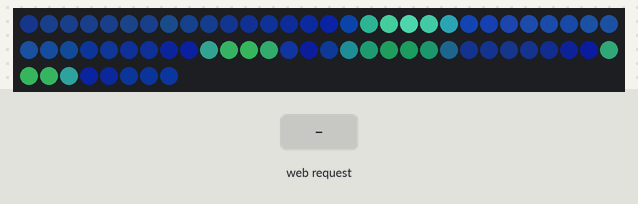
Recording of a program running on a simulated ESP8266 (NodeMCU). Parts: 68 RGB LEDs in strip order, left to right, continuing on the next row. The inputs (shaded band) are chosen by the test bench. Dim RGB values are drawn brighter than linear; WiFi joins after 1.5 s; servers stay silent unless stated; storage starts empty; what the program prints to the serial monitor is not drawn.

Above: at 2.7 s.
2.8 s: HTTP request GET /toggle received
At 3.27 s:
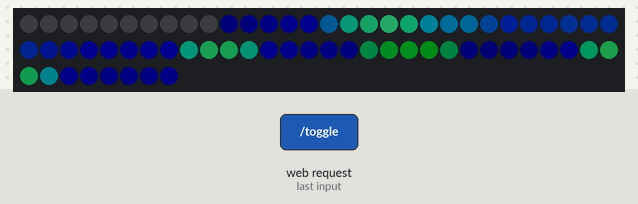
At 4.3 s:
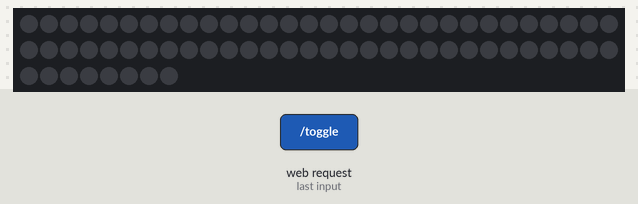
5.3 s: HTTP request GET /state received
Timing chart, 0 to 8.3 s (numbered marks = the images above; inputs shaded):
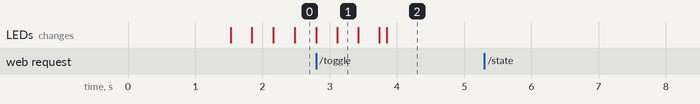

Measured:
- after the input at 2.8 s, the LEDs: first differ from a run without the input after 0.31 s (image 1)
- after the input at 5.3 s, every drawn part: stays the same

The program:

main.cpp
```cpp
#include <Arduino.h>
#include <ESP8266WiFi.h>
#include "ESPAsyncTCP.h"
#include <ESPAsyncWebServer.h>
#include <ArduinoJson.h>
#include <LittleFS.h>
#include "config.h"

#define FASTLED_ESP8266_NODEMCU_PIN_ORDER
#define FASTLED_ALLOW_INTERRUPTS 0
#include <FastLED.h>
FASTLED_USING_NAMESPACE

const char* SSID = MY_WIFI_SSID;
const char* PASSWORD = MY_WIFI_PASSWORD;

AsyncWebServer server(80);

#define NUM_LEDS 68 // How many leds in your strip?
#define DATA_PIN 2
#define MAX_POWER_MILLIAMPS 500
#define LED_TYPE WS2812B
#define COLOR_ORDER GRB

CRGB leds[NUM_LEDS];
bool ledState = true;

CRGBPalette16 pacifica_palette_1 =
    { 0x000507, 0x000409, 0x00030B, 0x00030D, 0x000210, 0x000212, 0x000114, 0x000117,
      0x000019, 0x00001C, 0x000026, 0x000031, 0x00003B, 0x000046, 0x14554B, 0x28AA50 };

CRGBPalette16 pacifica_palette_2 =
    { 0x000507, 0x000409, 0x00030B, 0x00030D, 0x000210, 0x000212, 0x000114, 0x000117,
      0x000019, 0x00001C, 0x000026, 0x000031, 0x00003B, 0x000046, 0x0C5F52, 0x19BE5F };

CRGBPalette16 pacifica_palette_3 =
    { 0x000208, 0x00030E, 0x000514, 0x00061A, 0x000820, 0x000927, 0x000B2D, 0x000C33,
      0x000E39, 0x001040, 0x001450, 0x001860, 0x001C70, 0x002080, 0x1040BF, 0x2060FF };


// Add one layer of waves into the led array
void pacifica_one_layer( CRGBPalette16& p, uint16_t cistart, uint16_t wavescale, uint8_t bri, uint16_t ioff){
  uint16_t ci = cistart;
  uint16_t waveangle = ioff;
  uint16_t wavescale_half = (wavescale / 2) + 20;
  for( uint16_t i = 0; i < NUM_LEDS; i++) {
    waveangle += 250;
    uint16_t s16 = sin16( waveangle ) + 32768;
    uint16_t cs = scale16( s16 , wavescale_half ) + wavescale_half;
    ci += cs;
    uint16_t sindex16 = sin16( ci) + 32768;
    uint8_t sindex8 = scale16( sindex16, 240);
    CRGB c = ColorFromPalette( p, sindex8, bri, LINEARBLEND);
    leds[i] += c;
  }
}

// Add extra 'white' to areas where the four layers of light have lined up brightly
void pacifica_add_whitecaps(){
  uint8_t basethreshold = beatsin8( 9, 55, 65);
  uint8_t wave = beat8( 7 );

  for( uint16_t i = 0; i < NUM_LEDS; i++) {
    uint8_t threshold = scale8( sin8( wave), 20) + basethreshold;
    wave += 7;
    uint8_t l = leds[i].getAverageLight();
    if( l > threshold) {
      uint8_t overage = l - threshold;
      uint8_t overage2 = qadd8( overage, overage);
      leds[i] += CRGB( overage, overage2, qadd8( overage2, overage2));
    }
  }
}

// Deepen the blues and greens
void pacifica_deepen_colors(){
  for( uint16_t i = 0; i < NUM_LEDS; i++) {
    leds[i].blue = scale8( leds[i].blue,  145);
    leds[i].green= scale8( leds[i].green, 200);
    leds[i] |= CRGB( 2, 5, 7);
  }
}

void pacifica_loop(){
  // Increment the four "color index start" counters, one for each wave layer.
  // Each is incremented at a different speed, and the speeds vary over time.
  static uint16_t sCIStart1, sCIStart2, sCIStart3, sCIStart4;
  static uint32_t sLastms = 0;
  uint32_t ms = GET_MILLIS();
  uint32_t deltams = ms - sLastms;
  sLastms = ms;
  uint16_t speedfactor1 = beatsin16(3, 179, 269);
  uint16_t speedfactor2 = beatsin16(4, 179, 269);
  uint32_t deltams1 = (deltams * speedfactor1) / 256;
  uint32_t deltams2 = (deltams * speedfactor2) / 256;
  uint32_t deltams21 = (deltams1 + deltams2) / 2;
  sCIStart1 += (deltams1 * beatsin88(1011,10,13));
  sCIStart2 -= (deltams21 * beatsin88(777,8,11));
  sCIStart3 -= (deltams1 * beatsin88(501,5,7));
  sCIStart4 -= (deltams2 * beatsin88(257,4,6));

  // Clear out the LED array to a dim background blue-green
  fill_solid( leds, NUM_LEDS, CRGB( 2, 6, 10));

  // Render each of four layers, with different scales and speeds, that vary over time
  pacifica_one_layer( pacifica_palette_1, sCIStart1, beatsin16( 3, 11 * 256, 14 * 256), beatsin8( 10, 70, 130), 0-beat16( 301) );
  pacifica_one_layer( pacifica_palette_2, sCIStart2, beatsin16( 4,  6 * 256,  9 * 256), beatsin8( 17, 40,  80), beat16( 401) );
  pacifica_one_layer( pacifica_palette_3, sCIStart3, 6 * 256, beatsin8( 9, 10,38), 0-beat16(503));
  pacifica_one_layer( pacifica_palette_3, sCIStart4, 5 * 256, beatsin8( 8, 10,28), beat16(601));

  // Add brighter 'whitecaps' where the waves lines up more
  pacifica_add_whitecaps();

  // Deepen the blues and greens a bit
  pacifica_deepen_colors();
}


void setup() {
  // Led ------------------------------------------------------------------
  //FastLED.addLeds<NEOPIXEL, DATA_PIN>(leds, NUM_LEDS);  // GRB ordering is assumed
  FastLED.addLeds<LED_TYPE,DATA_PIN,COLOR_ORDER>(leds, NUM_LEDS).setCorrection( TypicalLEDStrip );
  FastLED.setMaxPowerInVoltsAndMilliamps(5, MAX_POWER_MILLIAMPS);

  // Serial ---------------------------------------------------------------
  Serial.begin(115200);

  // FS -------------------------------------------------------------------
  if(!LittleFS.begin()){
    Serial.println("LITTLEFS Mount Failed");
  }

  // WiFi -----------------------------------------------------------------
  Serial.print("Connecting to \"" + String(SSID) + "\" : ");
  WiFi.begin(SSID, PASSWORD);
  while (WiFi.status() != WL_CONNECTED) {
    delay(500);
    Serial.print(".");
  }
  WiFi.hostname("esp-srv1");
  Serial.print(WiFi.localIP());
  Serial.println("");

  // Server ---------------------------------------------------------------
  server.on("/state", HTTP_GET, [](AsyncWebServerRequest *request){
    Serial.println("/state");

    DynamicJsonDocument doc(1024);
    doc["light"] = ledState;

    String response;
    serializeJson(doc, response);
    request->send(200, "application/json", response);
  });

  server.on("/toggle", HTTP_GET, [](AsyncWebServerRequest *request){
    Serial.println("/toggle");
    ledState = !ledState;

    DynamicJsonDocument doc(1024);
    doc["light"] = ledState;

    String response;
    serializeJson(doc, response);
    request->send(200, "application/json", response);
  });

  server.serveStatic("/", LittleFS, "/www/").setDefaultFile("index.html");

  DefaultHeaders::Instance().addHeader("Access-Control-Allow-Origin", "*");

  server.onNotFound([](AsyncWebServerRequest *request) {
    if (request->method() == HTTP_OPTIONS) {
      request->send(200);
    }else{
      request->send(404);
    }
  });

  server.begin();
}


void loop(){

   if(ledState){
    pacifica_loop();
   }else{
     fadeToBlackBy(leds, NUM_LEDS, 10);
   }
    FastLED.show();

  delay(20);

}
```

config-sample.h
```cpp
#ifndef CREDENTIALS_H
#define CREDENTIALS_H

#define MY_WIFI_SSID "";
#define MY_WIFI_PASSWORD "";

#endif
```
